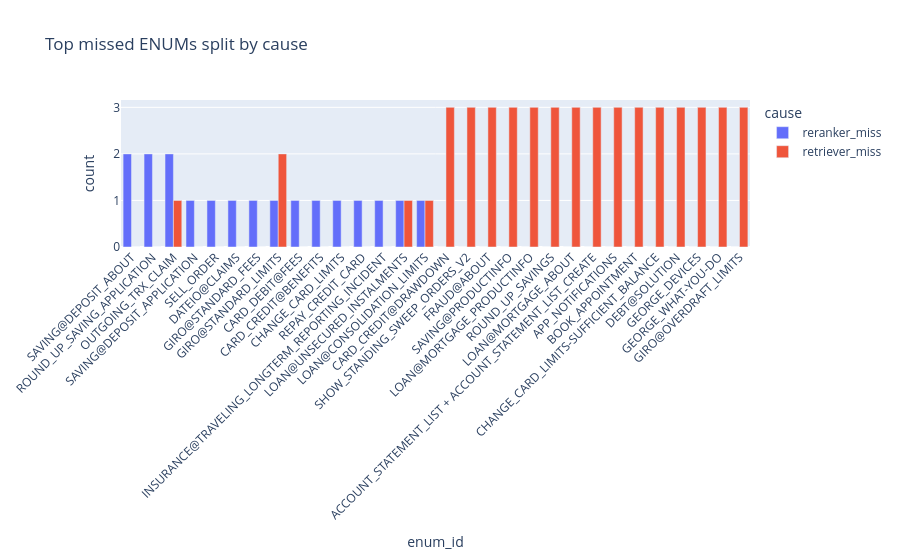

Write notebook code for a chart like this one.
### Code cell
if reranker_miss or retriever_miss:
    # Side-by-side bar chart
    top_union = list(dict.fromkeys(
        [e for e, _ in reranker_miss.most_common(15)]
        + [e for e, _ in retriever_miss.most_common(15)]
    ))
    rows = []
    for e in top_union:
        rows.append({"enum_id": e, "cause": "reranker_miss", "count": reranker_miss.get(e, 0)})
        rows.append({"enum_id": e, "cause": "retriever_miss", "count": retriever_miss.get(e, 0)})
    fig = px.bar(
        pd.DataFrame(rows),
        x="enum_id", y="count", color="cause", barmode="group",
        title="Top missed ENUMs split by cause",
    )
    fig.update_layout(xaxis_tickangle=-45)
    fig.show()

### Figure 1 — Plotly figure (JSON) as saved in the notebook; plotly's stock layout.template omitted (floating-point values rounded to 4 significant figures)
{"data": [{"alignmentgroup": "True", "hovertemplate": "cause=reranker_miss<br>enum_id=%{x}<br>count=%{y}<extra></extra>", "legendgroup": "reranker_miss", "marker": {"color": "#636efa", "pattern": {"shape": ""}}, "name": "reranker_miss", "offsetgroup": "reranker_miss", "orientation": "v", "showlegend": true, "textposition": "auto", "type": "bar", "x": ["SAVING@DEPOSIT_ABOUT", "ROUND_UP_SAVING_APPLICATION", "OUTGOING_TRX_CLAIM", "SAVING@DEPOSIT_APPLICATION", "SELL_ORDER", "DATEIO@CLAIMS", "GIRO@STANDARD_FEES", "GIRO@STANDARD_LIMITS", "CARD_DEBIT@FEES", "CARD_CREDIT@BENEFITS", "CHANGE_CARD_LIMITS", "REPAY_CREDIT_CARD", "INSURANCE@TRAVELING_LONGTERM_REPORTING_INCIDENT", "LOAN@UNSECURED_INSTALMENTS", "LOAN@CONSOLIDATION_LIMITS", "CARD_CREDIT@DRAWDOWN", "SHOW_STANDING_SWEEP_ORDERS_V2", "FRAUD@ABOUT", "SAVING@PRODUCTINFO", "LOAN@MORTGAGE_PRODUCTINFO", "ROUND_UP_SAVINGS", "LOAN@MORTGAGE_ABOUT", "ACCOUNT_STATEMENT_LIST + ACCOUNT_STATEMENT_LIST_CREATE", "APP_NOTIFICATIONS", "BOOK_APPOINTMENT", "CHANGE_CARD_LIMITS-SUFFICIENT_BALANCE", "DEBT@SOLUTION", "GEORGE_DEVICES", "GEORGE_WHAT-YOU-DO", "GIRO@OVERDRAFT_LIMITS"], "xaxis": "x", "y": [2, 2, 2, 1, 1, 1, 1, 1, 1, 1, 1, 1, 1, 1, 1, 0, 0, 0, 0, 0, 0, 0, 0, 0, 0, 0, 0, 0, 0, 0], "yaxis": "y"}, {"alignmentgroup": "True", "hovertemplate": "cause=retriever_miss<br>enum_id=%{x}<br>count=%{y}<extra></extra>", "legendgroup": "retriever_miss", "marker": {"color": "#EF553B", "pattern": {"shape": ""}}, "name": "retriever_miss", "offsetgroup": "retriever_miss", "orientation": "v", "showlegend": true, "textposition": "auto", "type": "bar", "x": ["SAVING@DEPOSIT_ABOUT", "ROUND_UP_SAVING_APPLICATION", "OUTGOING_TRX_CLAIM", "SAVING@DEPOSIT_APPLICATION", "SELL_ORDER", "DATEIO@CLAIMS", "GIRO@STANDARD_FEES", "GIRO@STANDARD_LIMITS", "CARD_DEBIT@FEES", "CARD_CREDIT@BENEFITS", "CHANGE_CARD_LIMITS", "REPAY_CREDIT_CARD", "INSURANCE@TRAVELING_LONGTERM_REPORTING_INCIDENT", "LOAN@UNSECURED_INSTALMENTS", "LOAN@CONSOLIDATION_LIMITS", "CARD_CREDIT@DRAWDOWN", "SHOW_STANDING_SWEEP_ORDERS_V2", "FRAUD@ABOUT", "SAVING@PRODUCTINFO", "LOAN@MORTGAGE_PRODUCTINFO", "ROUND_UP_SAVINGS", "LOAN@MORTGAGE_ABOUT", "ACCOUNT_STATEMENT_LIST + ACCOUNT_STATEMENT_LIST_CREATE", "APP_NOTIFICATIONS", "BOOK_APPOINTMENT", "CHANGE_CARD_LIMITS-SUFFICIENT_BALANCE", "DEBT@SOLUTION", "GEORGE_DEVICES", "GEORGE_WHAT-YOU-DO", "GIRO@OVERDRAFT_LIMITS"], "xaxis": "x", "y": [0, 0, 1, 0, 0, 0, 0, 2, 0, 0, 0, 0, 0, 1, 1, 3, 3, 3, 3, 3, 3, 3, 3, 3, 3, 3, 3, 3, 3, 3], "yaxis": "y"}], "layout": {"barmode": "group", "legend": {"title": {"text": "cause"}, "tracegroupgap": 0}, "title": {"text": "Top missed ENUMs split by cause"}, "xaxis": {"anchor": "y", "domain": [0, 1], "tickangle": -45, "title": {"text": "enum_id"}}, "yaxis": {"anchor": "x", "domain": [0, 1], "title": {"text": "count"}}}}
